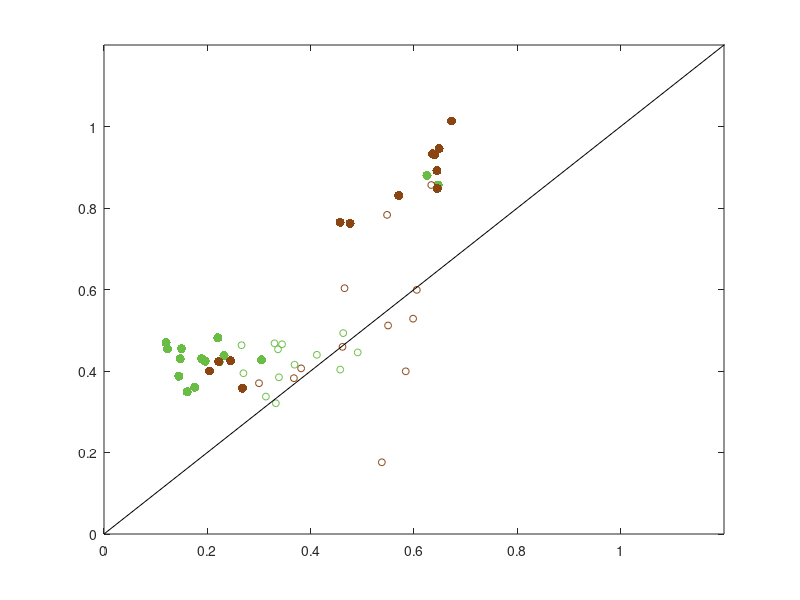

Recreate this plot in MATLAB. (Note: this script raises an error after producing the figure.)


%% ANALYSIS AND PLOT COMPARISON OF SPATIAL TUNING WIDTH FOR RANGE TUNING ACROSS SSG AND nonSSG SPIKES
   

    fh3 = figure;

    load('Elife_Fig5E_ssg_RT_sharpening.mat', 'batA_sig_ssg_var', 'batA_sig_nonssg_var', 'batA_nonsig_ssg_var', 'batA_nonsig_nonssg_var', ...
                            'batB_sig_ssg_var', 'batB_sig_nonssg_var', 'batB_nonsig_ssg_var', 'batB_nonsig_nonssg_var');


        ssg_var = batA_sig_ssg_var;
        nonssg_var = batA_sig_nonssg_var;
        
        plot(ssg_var, nonssg_var, '.', 'color', [0.4118    0.7412    0.2706], 'markersize', 20); hold on;

        ssg_var = batA_nonsig_ssg_var;
        nonssg_var = batA_nonsig_nonssg_var;
        
        plot(ssg_var, nonssg_var, 'o', 'color', [0.4118    0.7412    0.2706], 'markersize', 5); hold on;
        
        ssg_var = batB_sig_ssg_var;
        nonssg_var = batB_sig_nonssg_var;
        
        plot(ssg_var, nonssg_var, '.', 'color', [0.5451    0.2706    0.0745], 'markersize', 20); hold on;

        ssg_var = batB_nonsig_ssg_var;
        nonssg_var = batB_nonsig_nonssg_var;
        
        plot(ssg_var, nonssg_var, 'o', 'color', [0.5451    0.2706    0.0745], 'markersize', 5); hold on;

    xlim([0 1.2]); ylim([0 1.2]);
    h = line([0 2], [0, 2], 'color', 'k');
    h.LineStyle = '--';
    legend('Bat 1 (significant sharpening)', 'Bat 1 (not significant)', 'Bat 2 (significant sharpening)', 'Bat 2 (not significant)', 'location', 'southeast');
    xlabel('Spatial tuning width (s.d.) Sonar Sound Groups');
    ylabel('Spatial tuning width (s.d.) Non Sonar Sound Groups');

    box off
